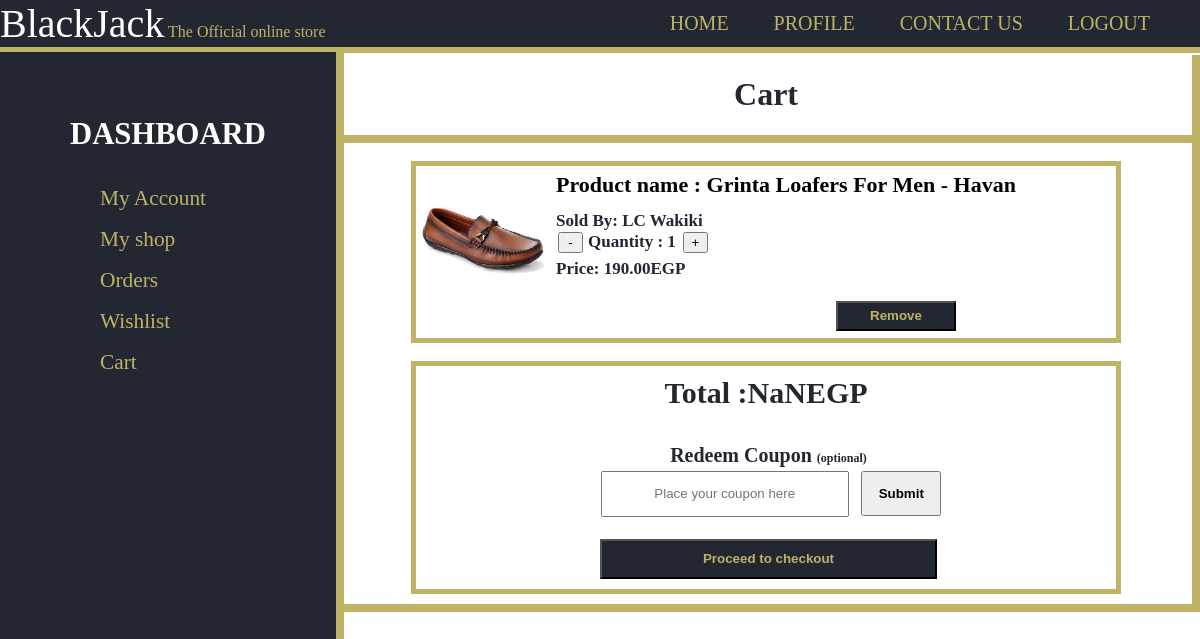
Screenshot of /cart/ (signed in) with the database file from the repository.
### products/models.py (models this page shows, shortened)
class Product(models.Model):
    id = models.UUIDField(primary_key=True, default=uuid.uuid4, editable=False)
    name = models.CharField(max_length=100)
    price = models.DecimalField(max_digits=7,decimal_places=2)
    description = models.TextField(blank=True)
    remaininginstock = models.PositiveSmallIntegerField(default=1)
    featured = models.BooleanField(default=False)
    image = models.ImageField(null=True,blank=True,upload_to='product_images/')
    shop = models.ForeignKey('shop.Shop',on_delete=models.CASCADE)
    reviews = models.ManyToManyField(Review, blank=True, related_name="reviews")
    categories = [
        ('clothing','Clothing'),
        ('tvs','TVs'),
        ('electronics','Electronics'),
        ('home_applicanes','Home Appliances'),
        ('furniture','Furniture'),
        ('other','Other')
    ]
    category_map={
        'clothing':'Clothing',
        'tvs':'TVs',
        'electronics':'Electronics',
        'home_appliances':'Home Appliances',
        'furniture':'Furniture',
        'other':'Other'
    }
    category = models.CharField(max_length=15,choices=categories,default='other')
    visits = models.IntegerField(default=0)

### shop/models.py (models this page shows, shortened)
class Shop(models.Model):
    name = models.CharField(max_length=30)
    description = models.TextField(max_length=100)
    address = models.TextField(max_length=100,)
    products = models.ManyToManyField(Product, blank=True, related_name="products")
    coupons = models.ManyToManyField('shop.Coupon',blank=True,default=None,related_name='shop_coupons')
    orders = models.ManyToManyField('users.Order',blank=True,default=None,related_name='shop_orders')
    featured = models.BooleanField(default=False)

### users/models.py (models this page shows, shortened)
class User(AbstractUser):
    phone_number = models.CharField(max_length=15,null=False,default="")
    phone_number_code = models.CharField(max_length=4,null=False,default="+20")
    country = models.CharField(max_length=30,null=False,default="Egypt")
    preferred_currency = models.CharField(max_length=3,null=False,default="EGP")
    address = models.CharField(max_length=100,null=False,default="")
    is_seller = models.BooleanField(default=False)
    cart = models.ManyToManyField('products.Product', blank=True, related_name="cart")
    wishlist = models.ManyToManyField('products.Product', blank=True, related_name="wishlist" )
    shop = models.ForeignKey('shop.Shop', related_name="user_shop",on_delete=models.SET_NULL, null=True, blank=True, default=None)
    orders = models.ManyToManyField('users.Order', blank=True, related_name="user_orders")

### users/views.py (the view)
# urls.py: path('cart/', views.cart, name='cart'),
@login_required
def cart(request):
    if request.is_ajax():
        coupon_code = request.GET['coupon_code']
        user_coupon = Coupon.objects.filter(code=coupon_code)
        if user_coupon and user_coupon[0].coupon_type=='user':
            if user_coupon[0].activated:
                return JsonResponse({
                    'success': True,
                    'discount': user_coupon[0].discount,
                    'type': 'user'
                })
            return JsonResponse({
                'success':False
            })
        elif user_coupon and user_coupon[0].coupon_type=='event':
            if user_coupon[0].activated:
                return JsonResponse({
                    'success': True,
                    'discount': user_coupon[0].discount,
                    'type': 'event'
                })
            return JsonResponse({
                'success':False
            })
        else:
            products=request.user.cart.all()
            for product in products:
                for coupon in product.shop.coupons.all():
                    if coupon_code==coupon.code and coupon.activated:
                        print(coupon.shop.name)
                        return JsonResponse({
                            'success':True,
                            'discount':coupon.discount,
                            'shopname':coupon.shop.name,
                            'type':'shop'
                        })
            return JsonResponse({
                                'success':False
                            })
    elif request.method=='GET':
        preferred_currency=get_preffered_currency(request)
        currency_ratio=get_currency_ratio(request)
        products=request.user.cart.all()
        return render(request,"users/cart.html",
        {
            'currency_ratio':currency_ratio,
            'currency_symbol':currency_symbols[preferred_currency],
            'products':products,
        })

### users/views.py (called while the page is built)
def get_currency_ratio(request):
    preferred_currency=get_preffered_currency(request)
    if preferred_currency=='EGP':
        return 1
    else:
        return requests.get('https://free.currconv.com/api/v7/convert',{'apiKey':config('API_KEY'),'q':'EGP'+'_'+preferred_currency,'compact':'ultra'}).json()['EGP'+'_'+preferred_currency]

def get_preffered_currency(request):
    if not request.user.is_authenticated:
        return 'EGP'
    if request.user.preferred_currency=='':
        return 'EGP'
    return request.user.preferred_currency

### users/templates/users/cart.html (shortened to what this page needs)
{% extends 'users/layout.html' %}
{% load mathfilters %}
{% block name %}Cart{% endblock %}
{% block body %}
  {% if products %}
  <div id="items">
      <div class="itemscontainer">
          {% for product in products %}
          <div class="item" title="{{ product.name }}">
            <div style="overflow: auto;">
            <img src="{{ product.image.url }}" height="135" width="135">
            <p style="font-size:22px; font-weight:bold; position:relative; top:5px;"><a href="{% url 'productpage' product.id %}">Product name : {{ product.name }}</a></p>
            <p><span style="font-weight:bold;">Sold By: </span><span class="shopname">{{ product.shop.name }}</span></p>
            <button type="button" name="-" class="count" onclick="dec('{{product.name}}')">-</button>
              <p style="display:inline;"><span style="font-weight:bold; bottom:10px;">Quantity : </span> <span id="{{product.name}}" name="{{product.name}}" class="q">{% if product.remaininginstock > 0 %}1{% else %}0{% endif %}</span></p>
              <button id="{{product.name}}" type="button" name="+" class="count" onclick="inc('{{product.name}}', {{product.remaininginstock}})"
              >+</button>
              <p >Price: <span class="old_price"><span class="p">{{product.price|mul:currency_ratio|floatformat:2}}</span>{{currency_symbol}}</span></p>
            </div>
            <div>
              <button class="deactivate" onclick="location.href='{% url 'removefromcart' product.id %}'">Remove</button>
            </div>
          </div>
          {% endfor %}
      </div>
  </div>
  <div class="total">
      <p title="total" style="margin-top: 10px;margin-bottom: 0px;">Total :<span id="t"></span>{{currency_symbol}}</p>
      <br>
      <p style="font-size:20px;margin-left:5px; font-weight:bold;margin-bottom:4px;margin-top: 0px;">Redeem Coupon <span style="font-size:12px;">(optional)</span></p>
      <input type="text" name="username" id="coupon_code" placeholder="Place your coupon here" style="display:inline; height:40px; width:240px; margin-left:5px; margin-top:0px;text-align:center;">
      <input type="button" id="add_coupon" name="Submit" value="Submit"
      style="display:inline; height:45px; width:80px; position:relative; left:5px; font-weight:bold; margin-bottom:20px; ">
      <form action="{% url 'create_transaction' %}" method="POST">
      <input type="submit" id="checkout_btn" name="proceed_to_checkout" value="Proceed to checkout" disabled>
      </form>
  </div>
  {% else %}
  <div>
    <p style="font-size:2.5rem; text-align:center">You don't have any products in your cart</p>
  </div>
  {% endif %}
{% endblock %}

### users/templates/users/cart.html (style rules this page uses)
#items { overflow: hidden; width:710px; margin:10px auto 10px auto; }
.item { width:700px; height:auto; background-color:white; border:5px solid #BFB367; margin:0.5em 0em; }
.item a { color:black; text-decoration: none; }
.itemscontainer { border:navy; }
.item p { color:#232732; font-size:17px; position:relative; top:17px; margin:1px; }
.item img { float:left; height:135px; margin-right:5px; }
.total { font-size:30px; font-weight:bold; color:#232732; width:700px; background-color:white; border:5px solid #BFB367; padding-bottom: 10px; text-align: center; margin:10px auto 10px auto; }
.count { display:inline; bottom:-17px; position:relative; margin-left:2px; width:25px; margin-bottom: 5px; }
.deactivate { width:120px; height:30px; background-color :#232732; font-weight:bold; margin-left:60%; margin-bottom:0.5em; color:#BFB367; }
#checkout_btn { height:40px; width:337px; margin-left:5px; font-weight:bold; color:#BFB367; background-color: #232732; cursor: pointer; }

### users/templates/users/layout.html (style rules this page uses)
body { margin:0px; }

### rows the page displays
Product: image (picture), name "Grinta Loafers For Men - Havan", shop.name "LC Wakiki", remaininginstock "1", price|mul "190.00", currency_symbol "EGP"
User: preferred_currency "EGP"
